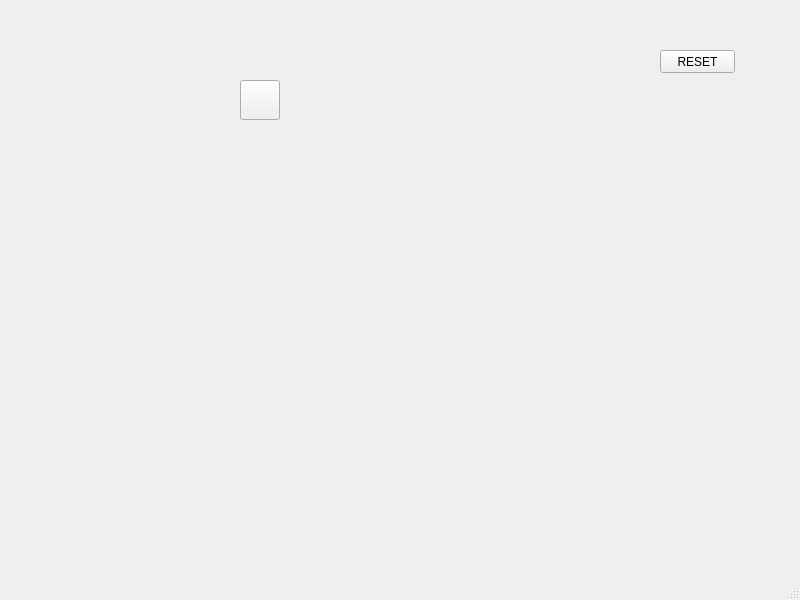
<?xml version="1.0" encoding="UTF-8"?>
<ui version="4.0">
 <class>MainWindow</class>
 <widget class="QMainWindow" name="MainWindow">
  <property name="geometry">
   <rect>
    <x>0</x>
    <y>0</y>
    <width>800</width>
    <height>600</height>
   </rect>
  </property>
  <property name="windowTitle">
   <string>MainWindow</string>
  </property>
  <widget class="QWidget" name="centralwidget">
   <widget class="QPushButton" name="pb">
    <property name="geometry">
     <rect>
      <x>660</x>
      <y>50</y>
      <width>75</width>
      <height>23</height>
     </rect>
    </property>
    <property name="text">
     <string>RESET</string>
    </property>
   </widget>
   <widget class="QPushButton" name="pb2">
    <property name="geometry">
     <rect>
      <x>240</x>
      <y>80</y>
      <width>40</width>
      <height>40</height>
     </rect>
    </property>
    <property name="text">
     <string/>
    </property>
    <property name="icon">
     <iconset>
      <normaloff>0.jpg</normaloff>0.jpg</iconset>
    </property>
    <property name="iconSize">
     <size>
      <width>40</width>
      <height>40</height>
     </size>
    </property>
   </widget>
  </widget>
  <widget class="QMenuBar" name="menubar">
   <property name="geometry">
    <rect>
     <x>0</x>
     <y>0</y>
     <width>800</width>
     <height>21</height>
    </rect>
   </property>
  </widget>
  <widget class="QStatusBar" name="statusbar"/>
 </widget>
 <resources/>
 <connections/>
</ui>
